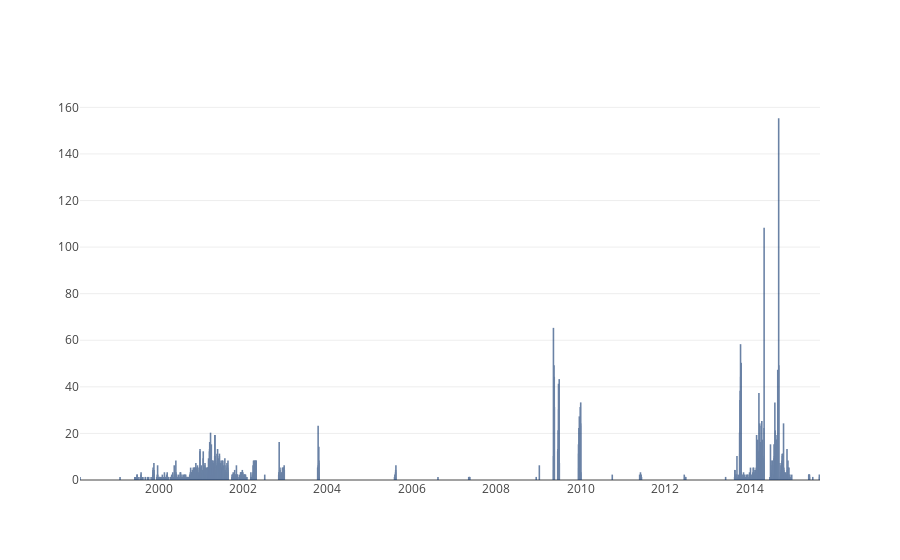

This figure's notebook cell:
### Markdown cell above
#### Attacks on .gov sites per day

### Code cell
data_group_date = data[data['gov']==1].groupby(['Date']).count()
data_chart = get_data_chart(data_group_date.index,data_group_date['URL'])
iplot(data_chart, filename='bar-direct-labels')

### Figure 1 — Plotly figure (JSON) as saved in the notebook; plotly's stock layout.template omitted (floating-point values rounded to 4 significant figures; data arrays with more than 128 entries replaced by an {"elided": "..."} marker saying what was removed)
{"data": [{"marker": {"color": "rgb(158,202,225)", "line": {"color": "rgb(8,48,107)", "width": 1.5}}, "opacity": 0.6, "text": {"elided": "945 int values"}, "textposition": "auto", "type": "bar", "x": {"elided": "945 str values"}, "y": {"elided": "945 int values"}}], "layout": {}}
